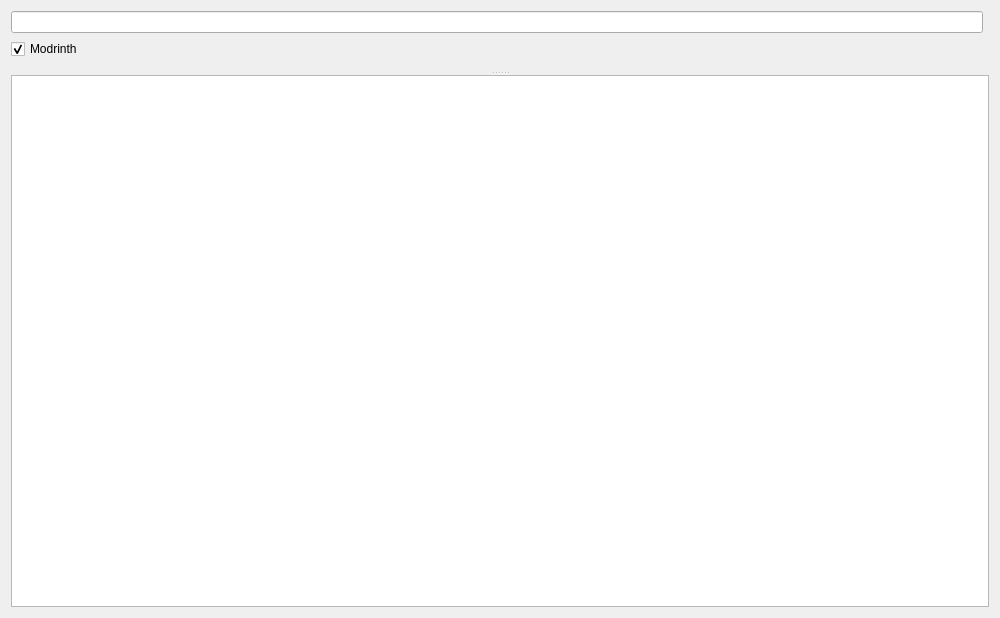
<?xml version="1.0" encoding="UTF-8"?>
<ui version="4.0">
 <class>ResourceDownloader</class>
 <widget class="QWidget" name="ResourceDownloader">
  <property name="geometry">
   <rect>
    <x>0</x>
    <y>0</y>
    <width>1000</width>
    <height>618</height>
   </rect>
  </property>
  <property name="windowTitle">
   <string>资源下载器</string>
  </property>
  <layout class="QGridLayout" name="gridLayout">
   <item row="2" column="0" colspan="2">
    <widget class="SegmentedWidget" name="searcher_tab" native="true">
     <property name="minimumSize">
      <size>
       <width>0</width>
       <height>0</height>
      </size>
     </property>
    </widget>
   </item>
   <item row="3" column="0" colspan="2">
    <widget class="QSplitter" name="splitter">
     <property name="orientation">
      <enum>Qt::Orientation::Vertical</enum>
     </property>
     <widget class="QStackedWidget" name="searcher_stack"/>
     <widget class="ListWidget" name="search_results"/>
    </widget>
   </item>
   <item row="0" column="0">
    <widget class="SearchLineEdit" name="search_input"/>
   </item>
   <item row="1" column="0" colspan="2">
    <layout class="QHBoxLayout" name="horizontalLayout">
     <item>
      <widget class="CheckBox" name="modrinth_enable">
       <property name="text">
        <string>Modrinth</string>
       </property>
       <property name="checked">
        <bool>true</bool>
       </property>
      </widget>
     </item>
    </layout>
   </item>
  </layout>
 </widget>
 <customwidgets>
  <customwidget>
   <class>SearchLineEdit</class>
   <extends>QLineEdit</extends>
   <header>qfluentwidgets</header>
  </customwidget>
  <customwidget>
   <class>ListWidget</class>
   <extends>QListWidget</extends>
   <header>qfluentwidgets</header>
  </customwidget>
  <customwidget>
   <class>CheckBox</class>
   <extends>QCheckBox</extends>
   <header>qfluentwidgets</header>
  </customwidget>
  <customwidget>
   <class>SegmentedWidget</class>
   <extends>QWidget</extends>
   <header>qfluentwidgets</header>
   <container>1</container>
  </customwidget>
 </customwidgets>
 <resources/>
 <connections/>
</ui>
